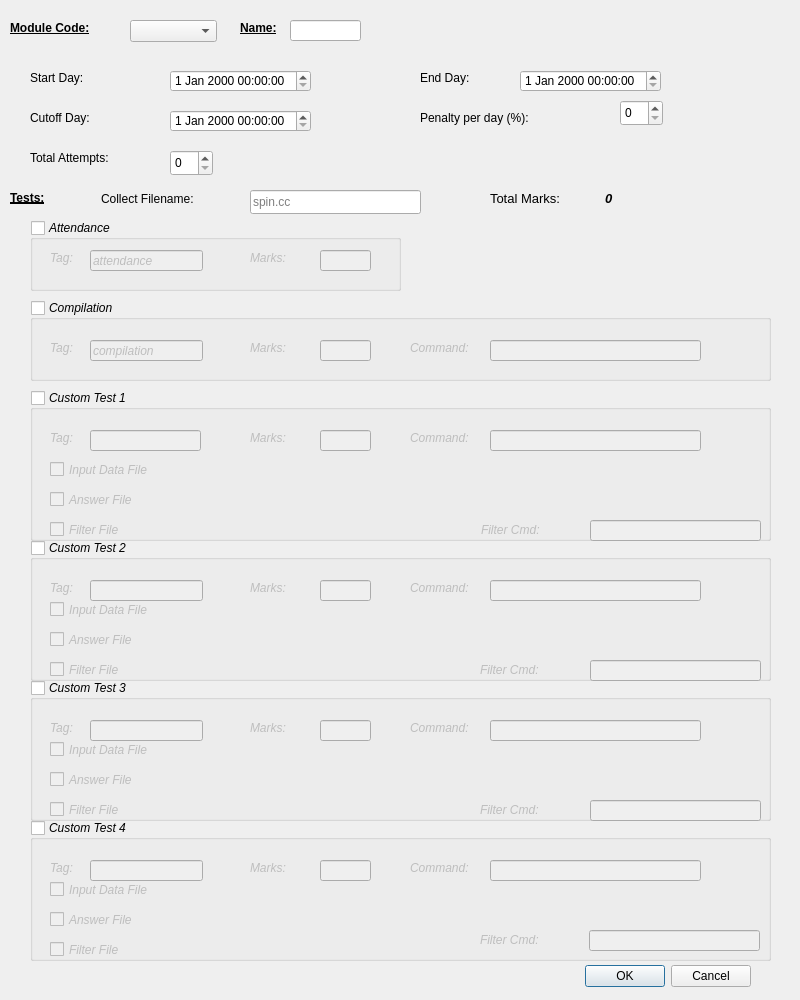
<?xml version="1.0" encoding="UTF-8"?>
<ui version="4.0">
 <class>Dialog</class>
 <widget class="QDialog" name="Dialog">
  <property name="geometry">
   <rect>
    <x>0</x>
    <y>0</y>
    <width>800</width>
    <height>1000</height>
   </rect>
  </property>
  <property name="minimumSize">
   <size>
    <width>800</width>
    <height>1000</height>
   </size>
  </property>
  <property name="maximumSize">
   <size>
    <width>800</width>
    <height>1000</height>
   </size>
  </property>
  <property name="windowTitle">
   <string>Create a One-Off Assignment</string>
  </property>
  <widget class="QDialogButtonBox" name="buttonBox">
   <property name="geometry">
    <rect>
     <x>410</x>
     <y>960</y>
     <width>341</width>
     <height>32</height>
    </rect>
   </property>
   <property name="orientation">
    <enum>Qt::Horizontal</enum>
   </property>
   <property name="standardButtons">
    <set>QDialogButtonBox::Cancel|QDialogButtonBox::Ok</set>
   </property>
  </widget>
  <widget class="QLabel" name="label">
   <property name="geometry">
    <rect>
     <x>10</x>
     <y>20</y>
     <width>111</width>
     <height>16</height>
    </rect>
   </property>
   <property name="font">
    <font>
     <weight>75</weight>
     <bold>true</bold>
     <underline>true</underline>
     <kerning>true</kerning>
    </font>
   </property>
   <property name="text">
    <string>Module Code:</string>
   </property>
  </widget>
  <widget class="QComboBox" name="comboBox_moduleCode">
   <property name="geometry">
    <rect>
     <x>130</x>
     <y>20</y>
     <width>87</width>
     <height>22</height>
    </rect>
   </property>
  </widget>
  <widget class="QDateTimeEdit" name="dateTimeEdit_startDay">
   <property name="geometry">
    <rect>
     <x>170</x>
     <y>70</y>
     <width>141</width>
     <height>22</height>
    </rect>
   </property>
  </widget>
  <widget class="QLabel" name="label_2">
   <property name="geometry">
    <rect>
     <x>30</x>
     <y>70</y>
     <width>121</width>
     <height>16</height>
    </rect>
   </property>
   <property name="text">
    <string>Start Day:</string>
   </property>
  </widget>
  <widget class="QLabel" name="label_3">
   <property name="geometry">
    <rect>
     <x>420</x>
     <y>70</y>
     <width>72</width>
     <height>15</height>
    </rect>
   </property>
   <property name="text">
    <string>End Day:</string>
   </property>
  </widget>
  <widget class="QLabel" name="label_4">
   <property name="geometry">
    <rect>
     <x>30</x>
     <y>110</y>
     <width>101</width>
     <height>16</height>
    </rect>
   </property>
   <property name="text">
    <string>Cutoff Day:</string>
   </property>
  </widget>
  <widget class="QLabel" name="label_5">
   <property name="geometry">
    <rect>
     <x>420</x>
     <y>110</y>
     <width>141</width>
     <height>16</height>
    </rect>
   </property>
   <property name="text">
    <string>Penalty per day (%):</string>
   </property>
  </widget>
  <widget class="QDateTimeEdit" name="dateTimeEdit_endDay">
   <property name="geometry">
    <rect>
     <x>520</x>
     <y>70</y>
     <width>141</width>
     <height>22</height>
    </rect>
   </property>
  </widget>
  <widget class="QDateTimeEdit" name="dateTimeEdit_cutoffDay">
   <property name="geometry">
    <rect>
     <x>170</x>
     <y>110</y>
     <width>141</width>
     <height>22</height>
    </rect>
   </property>
  </widget>
  <widget class="QLabel" name="label_6">
   <property name="geometry">
    <rect>
     <x>240</x>
     <y>20</y>
     <width>41</width>
     <height>16</height>
    </rect>
   </property>
   <property name="font">
    <font>
     <weight>75</weight>
     <bold>true</bold>
     <underline>true</underline>
    </font>
   </property>
   <property name="text">
    <string>Name:</string>
   </property>
  </widget>
  <widget class="QLabel" name="label_7">
   <property name="geometry">
    <rect>
     <x>30</x>
     <y>150</y>
     <width>121</width>
     <height>16</height>
    </rect>
   </property>
   <property name="text">
    <string>Total Attempts:</string>
   </property>
  </widget>
  <widget class="QLabel" name="label_8">
   <property name="geometry">
    <rect>
     <x>10</x>
     <y>190</y>
     <width>72</width>
     <height>15</height>
    </rect>
   </property>
   <property name="font">
    <font>
     <weight>75</weight>
     <bold>true</bold>
     <underline>true</underline>
    </font>
   </property>
   <property name="text">
    <string>Tests:</string>
   </property>
  </widget>
  <widget class="QLabel" name="label_11">
   <property name="geometry">
    <rect>
     <x>490</x>
     <y>190</y>
     <width>108</width>
     <height>17</height>
    </rect>
   </property>
   <property name="font">
    <font>
     <pointsize>10</pointsize>
    </font>
   </property>
   <property name="text">
    <string>Total Marks:</string>
   </property>
  </widget>
  <widget class="QLabel" name="label_totalMarks">
   <property name="geometry">
    <rect>
     <x>605</x>
     <y>190</y>
     <width>121</width>
     <height>17</height>
    </rect>
   </property>
   <property name="font">
    <font>
     <pointsize>10</pointsize>
     <weight>75</weight>
     <italic>true</italic>
     <bold>true</bold>
    </font>
   </property>
   <property name="text">
    <string>0</string>
   </property>
  </widget>
  <widget class="QGroupBox" name="groupBox_attendance">
   <property name="geometry">
    <rect>
     <x>30</x>
     <y>220</y>
     <width>371</width>
     <height>71</height>
    </rect>
   </property>
   <property name="font">
    <font>
     <italic>true</italic>
    </font>
   </property>
   <property name="title">
    <string>Attendance</string>
   </property>
   <property name="checkable">
    <bool>true</bool>
   </property>
   <property name="checked">
    <bool>false</bool>
   </property>
   <widget class="QLabel" name="label_12">
    <property name="geometry">
     <rect>
      <x>20</x>
      <y>30</y>
      <width>41</width>
      <height>16</height>
     </rect>
    </property>
    <property name="text">
     <string>Tag:</string>
    </property>
   </widget>
   <widget class="QLineEdit" name="lineEdit_attendance_tag">
    <property name="geometry">
     <rect>
      <x>60</x>
      <y>30</y>
      <width>113</width>
      <height>21</height>
     </rect>
    </property>
    <property name="text">
     <string>attendance</string>
    </property>
   </widget>
   <widget class="QLabel" name="label_10">
    <property name="geometry">
     <rect>
      <x>220</x>
      <y>30</y>
      <width>72</width>
      <height>15</height>
     </rect>
    </property>
    <property name="text">
     <string>Marks:</string>
    </property>
   </widget>
   <widget class="QLineEdit" name="lineEdit_attendance_marks">
    <property name="geometry">
     <rect>
      <x>290</x>
      <y>30</y>
      <width>51</width>
      <height>21</height>
     </rect>
    </property>
   </widget>
  </widget>
  <widget class="QGroupBox" name="groupBox_compilation">
   <property name="geometry">
    <rect>
     <x>30</x>
     <y>300</y>
     <width>741</width>
     <height>81</height>
    </rect>
   </property>
   <property name="font">
    <font>
     <italic>true</italic>
    </font>
   </property>
   <property name="title">
    <string>Compilation</string>
   </property>
   <property name="checkable">
    <bool>true</bool>
   </property>
   <property name="checked">
    <bool>false</bool>
   </property>
   <widget class="QLabel" name="label_13">
    <property name="geometry">
     <rect>
      <x>20</x>
      <y>40</y>
      <width>41</width>
      <height>16</height>
     </rect>
    </property>
    <property name="text">
     <string>Tag:</string>
    </property>
   </widget>
   <widget class="QLineEdit" name="lineEdit_compilation_tag">
    <property name="geometry">
     <rect>
      <x>60</x>
      <y>40</y>
      <width>113</width>
      <height>21</height>
     </rect>
    </property>
    <property name="text">
     <string>compilation</string>
    </property>
   </widget>
   <widget class="QLabel" name="label_14">
    <property name="geometry">
     <rect>
      <x>220</x>
      <y>40</y>
      <width>72</width>
      <height>15</height>
     </rect>
    </property>
    <property name="text">
     <string>Marks:</string>
    </property>
   </widget>
   <widget class="QLineEdit" name="lineEdit_compilation_marks">
    <property name="geometry">
     <rect>
      <x>290</x>
      <y>40</y>
      <width>51</width>
      <height>21</height>
     </rect>
    </property>
   </widget>
   <widget class="QLabel" name="label_15">
    <property name="geometry">
     <rect>
      <x>380</x>
      <y>40</y>
      <width>72</width>
      <height>15</height>
     </rect>
    </property>
    <property name="text">
     <string>Command:</string>
    </property>
   </widget>
   <widget class="QLineEdit" name="lineEdit_compilation_command">
    <property name="geometry">
     <rect>
      <x>460</x>
      <y>40</y>
      <width>211</width>
      <height>21</height>
     </rect>
    </property>
   </widget>
  </widget>
  <widget class="QLabel" name="label_9">
   <property name="geometry">
    <rect>
     <x>101</x>
     <y>191</y>
     <width>136</width>
     <height>16</height>
    </rect>
   </property>
   <property name="text">
    <string>Collect Filename:</string>
   </property>
  </widget>
  <widget class="QLineEdit" name="lineEdit_collectFilename">
   <property name="geometry">
    <rect>
     <x>250</x>
     <y>190</y>
     <width>171</width>
     <height>24</height>
    </rect>
   </property>
   <property name="placeholderText">
    <string>spin.cc</string>
   </property>
  </widget>
  <widget class="QGroupBox" name="groupBox_customTest1">
   <property name="geometry">
    <rect>
     <x>30</x>
     <y>390</y>
     <width>741</width>
     <height>151</height>
    </rect>
   </property>
   <property name="font">
    <font>
     <italic>true</italic>
    </font>
   </property>
   <property name="title">
    <string>Custom Test 1</string>
   </property>
   <property name="checkable">
    <bool>true</bool>
   </property>
   <property name="checked">
    <bool>false</bool>
   </property>
   <widget class="QLabel" name="label_16">
    <property name="geometry">
     <rect>
      <x>20</x>
      <y>40</y>
      <width>41</width>
      <height>16</height>
     </rect>
    </property>
    <property name="text">
     <string>Tag:</string>
    </property>
   </widget>
   <widget class="QLineEdit" name="lineEdit_test1_tag">
    <property name="geometry">
     <rect>
      <x>60</x>
      <y>40</y>
      <width>111</width>
      <height>21</height>
     </rect>
    </property>
    <property name="text">
     <string/>
    </property>
   </widget>
   <widget class="QLabel" name="label_17">
    <property name="geometry">
     <rect>
      <x>220</x>
      <y>40</y>
      <width>72</width>
      <height>15</height>
     </rect>
    </property>
    <property name="text">
     <string>Marks:</string>
    </property>
   </widget>
   <widget class="QLineEdit" name="lineEdit_test1_marks">
    <property name="geometry">
     <rect>
      <x>290</x>
      <y>40</y>
      <width>51</width>
      <height>21</height>
     </rect>
    </property>
   </widget>
   <widget class="QLabel" name="label_18">
    <property name="geometry">
     <rect>
      <x>380</x>
      <y>40</y>
      <width>72</width>
      <height>15</height>
     </rect>
    </property>
    <property name="text">
     <string>Command:</string>
    </property>
   </widget>
   <widget class="QLineEdit" name="lineEdit_test1_command">
    <property name="geometry">
     <rect>
      <x>460</x>
      <y>40</y>
      <width>211</width>
      <height>21</height>
     </rect>
    </property>
   </widget>
   <widget class="QCheckBox" name="checkBox_test1_inputDataFile">
    <property name="geometry">
     <rect>
      <x>20</x>
      <y>70</y>
      <width>161</width>
      <height>19</height>
     </rect>
    </property>
    <property name="text">
     <string>Input Data File</string>
    </property>
   </widget>
   <widget class="QLabel" name="label_test1_inputDataFile">
    <property name="geometry">
     <rect>
      <x>180</x>
      <y>70</y>
      <width>511</width>
      <height>16</height>
     </rect>
    </property>
    <property name="text">
     <string/>
    </property>
   </widget>
   <widget class="QCheckBox" name="checkBox_test1_answerFile">
    <property name="geometry">
     <rect>
      <x>20</x>
      <y>100</y>
      <width>131</width>
      <height>19</height>
     </rect>
    </property>
    <property name="text">
     <string>Answer File</string>
    </property>
   </widget>
   <widget class="QCheckBox" name="checkBox_test1_filterFile">
    <property name="geometry">
     <rect>
      <x>20</x>
      <y>130</y>
      <width>121</width>
      <height>19</height>
     </rect>
    </property>
    <property name="text">
     <string>Filter File</string>
    </property>
   </widget>
   <widget class="QLabel" name="label_test1_answerFile">
    <property name="geometry">
     <rect>
      <x>170</x>
      <y>100</y>
      <width>521</width>
      <height>16</height>
     </rect>
    </property>
    <property name="text">
     <string/>
    </property>
   </widget>
   <widget class="QLabel" name="label_test1_filterFile">
    <property name="geometry">
     <rect>
      <x>140</x>
      <y>130</y>
      <width>331</width>
      <height>16</height>
     </rect>
    </property>
    <property name="text">
     <string/>
    </property>
   </widget>
   <widget class="QLabel" name="label_28">
    <property name="geometry">
     <rect>
      <x>451</x>
      <y>130</y>
      <width>101</width>
      <height>20</height>
     </rect>
    </property>
    <property name="text">
     <string>Filter Cmd:</string>
    </property>
   </widget>
   <widget class="QLineEdit" name="lineEdit_test1_filterCommand">
    <property name="geometry">
     <rect>
      <x>560</x>
      <y>130</y>
      <width>171</width>
      <height>21</height>
     </rect>
    </property>
   </widget>
  </widget>
  <widget class="QGroupBox" name="groupBox_customTest2">
   <property name="geometry">
    <rect>
     <x>30</x>
     <y>540</y>
     <width>741</width>
     <height>141</height>
    </rect>
   </property>
   <property name="font">
    <font>
     <italic>true</italic>
    </font>
   </property>
   <property name="title">
    <string>Custom Test 2</string>
   </property>
   <property name="checkable">
    <bool>true</bool>
   </property>
   <property name="checked">
    <bool>false</bool>
   </property>
   <widget class="QLabel" name="label_19">
    <property name="geometry">
     <rect>
      <x>20</x>
      <y>40</y>
      <width>41</width>
      <height>16</height>
     </rect>
    </property>
    <property name="text">
     <string>Tag:</string>
    </property>
   </widget>
   <widget class="QLineEdit" name="lineEdit_test2_tag">
    <property name="geometry">
     <rect>
      <x>60</x>
      <y>40</y>
      <width>113</width>
      <height>21</height>
     </rect>
    </property>
    <property name="text">
     <string/>
    </property>
   </widget>
   <widget class="QLabel" name="label_20">
    <property name="geometry">
     <rect>
      <x>220</x>
      <y>40</y>
      <width>72</width>
      <height>15</height>
     </rect>
    </property>
    <property name="text">
     <string>Marks:</string>
    </property>
   </widget>
   <widget class="QLineEdit" name="lineEdit_test2_marks">
    <property name="geometry">
     <rect>
      <x>290</x>
      <y>40</y>
      <width>51</width>
      <height>21</height>
     </rect>
    </property>
   </widget>
   <widget class="QLabel" name="label_21">
    <property name="geometry">
     <rect>
      <x>380</x>
      <y>40</y>
      <width>72</width>
      <height>15</height>
     </rect>
    </property>
    <property name="text">
     <string>Command:</string>
    </property>
   </widget>
   <widget class="QLineEdit" name="lineEdit_test2_command">
    <property name="geometry">
     <rect>
      <x>460</x>
      <y>40</y>
      <width>211</width>
      <height>21</height>
     </rect>
    </property>
   </widget>
   <widget class="QCheckBox" name="checkBox_test2_inputDataFile">
    <property name="geometry">
     <rect>
      <x>20</x>
      <y>60</y>
      <width>151</width>
      <height>19</height>
     </rect>
    </property>
    <property name="text">
     <string>Input Data File</string>
    </property>
   </widget>
   <widget class="QLabel" name="label_test2_inputDataFile">
    <property name="geometry">
     <rect>
      <x>180</x>
      <y>60</y>
      <width>511</width>
      <height>16</height>
     </rect>
    </property>
    <property name="text">
     <string/>
    </property>
   </widget>
   <widget class="QLabel" name="label_test2_answerFile">
    <property name="geometry">
     <rect>
      <x>170</x>
      <y>90</y>
      <width>521</width>
      <height>16</height>
     </rect>
    </property>
    <property name="text">
     <string/>
    </property>
   </widget>
   <widget class="QCheckBox" name="checkBox_test2_filterFile">
    <property name="geometry">
     <rect>
      <x>20</x>
      <y>120</y>
      <width>121</width>
      <height>19</height>
     </rect>
    </property>
    <property name="text">
     <string>Filter File</string>
    </property>
   </widget>
   <widget class="QCheckBox" name="checkBox_test2_answerFile">
    <property name="geometry">
     <rect>
      <x>20</x>
      <y>90</y>
      <width>131</width>
      <height>19</height>
     </rect>
    </property>
    <property name="text">
     <string>Answer File</string>
    </property>
   </widget>
   <widget class="QLabel" name="label_test2_filterFile">
    <property name="geometry">
     <rect>
      <x>170</x>
      <y>120</y>
      <width>281</width>
      <height>16</height>
     </rect>
    </property>
    <property name="text">
     <string/>
    </property>
   </widget>
   <widget class="QLineEdit" name="lineEdit_test2_filterCommand">
    <property name="geometry">
     <rect>
      <x>560</x>
      <y>120</y>
      <width>171</width>
      <height>21</height>
     </rect>
    </property>
   </widget>
   <widget class="QLabel" name="label_29">
    <property name="geometry">
     <rect>
      <x>450</x>
      <y>120</y>
      <width>101</width>
      <height>20</height>
     </rect>
    </property>
    <property name="text">
     <string>Filter Cmd:</string>
    </property>
   </widget>
  </widget>
  <widget class="QGroupBox" name="groupBox_customTest3">
   <property name="geometry">
    <rect>
     <x>30</x>
     <y>680</y>
     <width>741</width>
     <height>141</height>
    </rect>
   </property>
   <property name="font">
    <font>
     <italic>true</italic>
    </font>
   </property>
   <property name="title">
    <string>Custom Test 3</string>
   </property>
   <property name="checkable">
    <bool>true</bool>
   </property>
   <property name="checked">
    <bool>false</bool>
   </property>
   <widget class="QLabel" name="label_22">
    <property name="geometry">
     <rect>
      <x>20</x>
      <y>40</y>
      <width>41</width>
      <height>16</height>
     </rect>
    </property>
    <property name="text">
     <string>Tag:</string>
    </property>
   </widget>
   <widget class="QLineEdit" name="lineEdit_test3_tag">
    <property name="geometry">
     <rect>
      <x>60</x>
      <y>40</y>
      <width>113</width>
      <height>21</height>
     </rect>
    </property>
    <property name="text">
     <string/>
    </property>
   </widget>
   <widget class="QLabel" name="label_23">
    <property name="geometry">
     <rect>
      <x>220</x>
      <y>40</y>
      <width>72</width>
      <height>15</height>
     </rect>
    </property>
    <property name="text">
     <string>Marks:</string>
    </property>
   </widget>
   <widget class="QLineEdit" name="lineEdit_test3_marks">
    <property name="geometry">
     <rect>
      <x>290</x>
      <y>40</y>
      <width>51</width>
      <height>21</height>
     </rect>
    </property>
   </widget>
   <widget class="QLabel" name="label_24">
    <property name="geometry">
     <rect>
      <x>380</x>
      <y>40</y>
      <width>72</width>
      <height>15</height>
     </rect>
    </property>
    <property name="text">
     <string>Command:</string>
    </property>
   </widget>
   <widget class="QLineEdit" name="lineEdit_test3_command">
    <property name="geometry">
     <rect>
      <x>460</x>
      <y>40</y>
      <width>211</width>
      <height>21</height>
     </rect>
    </property>
   </widget>
   <widget class="QCheckBox" name="checkBox_test3_inputDataFile">
    <property name="geometry">
     <rect>
      <x>20</x>
      <y>60</y>
      <width>151</width>
      <height>19</height>
     </rect>
    </property>
    <property name="text">
     <string>Input Data File</string>
    </property>
   </widget>
   <widget class="QLabel" name="label_test3_inputDataFile">
    <property name="geometry">
     <rect>
      <x>190</x>
      <y>60</y>
      <width>511</width>
      <height>16</height>
     </rect>
    </property>
    <property name="text">
     <string/>
    </property>
   </widget>
   <widget class="QLabel" name="label_test3_answerFile">
    <property name="geometry">
     <rect>
      <x>170</x>
      <y>90</y>
      <width>521</width>
      <height>16</height>
     </rect>
    </property>
    <property name="text">
     <string/>
    </property>
   </widget>
   <widget class="QCheckBox" name="checkBox_test3_filterFile">
    <property name="geometry">
     <rect>
      <x>20</x>
      <y>120</y>
      <width>121</width>
      <height>19</height>
     </rect>
    </property>
    <property name="text">
     <string>Filter File</string>
    </property>
   </widget>
   <widget class="QCheckBox" name="checkBox_test3_answerFile">
    <property name="geometry">
     <rect>
      <x>20</x>
      <y>90</y>
      <width>131</width>
      <height>19</height>
     </rect>
    </property>
    <property name="text">
     <string>Answer File</string>
    </property>
   </widget>
   <widget class="QLabel" name="label_test3_filterFile">
    <property name="geometry">
     <rect>
      <x>170</x>
      <y>120</y>
      <width>271</width>
      <height>16</height>
     </rect>
    </property>
    <property name="text">
     <string/>
    </property>
   </widget>
   <widget class="QLineEdit" name="lineEdit_test3_filterCommand">
    <property name="geometry">
     <rect>
      <x>560</x>
      <y>120</y>
      <width>171</width>
      <height>21</height>
     </rect>
    </property>
   </widget>
   <widget class="QLabel" name="label_30">
    <property name="geometry">
     <rect>
      <x>450</x>
      <y>120</y>
      <width>101</width>
      <height>20</height>
     </rect>
    </property>
    <property name="text">
     <string>Filter Cmd:</string>
    </property>
   </widget>
  </widget>
  <widget class="QGroupBox" name="groupBox_customTest4">
   <property name="geometry">
    <rect>
     <x>30</x>
     <y>820</y>
     <width>741</width>
     <height>141</height>
    </rect>
   </property>
   <property name="font">
    <font>
     <italic>true</italic>
    </font>
   </property>
   <property name="title">
    <string>Custom Test 4</string>
   </property>
   <property name="checkable">
    <bool>true</bool>
   </property>
   <property name="checked">
    <bool>false</bool>
   </property>
   <widget class="QLabel" name="label_25">
    <property name="geometry">
     <rect>
      <x>20</x>
      <y>40</y>
      <width>41</width>
      <height>16</height>
     </rect>
    </property>
    <property name="text">
     <string>Tag:</string>
    </property>
   </widget>
   <widget class="QLineEdit" name="lineEdit_test4_tag">
    <property name="geometry">
     <rect>
      <x>60</x>
      <y>40</y>
      <width>113</width>
      <height>21</height>
     </rect>
    </property>
    <property name="text">
     <string/>
    </property>
   </widget>
   <widget class="QLabel" name="label_26">
    <property name="geometry">
     <rect>
      <x>220</x>
      <y>40</y>
      <width>72</width>
      <height>15</height>
     </rect>
    </property>
    <property name="text">
     <string>Marks:</string>
    </property>
   </widget>
   <widget class="QLineEdit" name="lineEdit_test4_marks">
    <property name="geometry">
     <rect>
      <x>290</x>
      <y>40</y>
      <width>51</width>
      <height>21</height>
     </rect>
    </property>
   </widget>
   <widget class="QLabel" name="label_27">
    <property name="geometry">
     <rect>
      <x>380</x>
      <y>40</y>
      <width>72</width>
      <height>15</height>
     </rect>
    </property>
    <property name="text">
     <string>Command:</string>
    </property>
   </widget>
   <widget class="QLineEdit" name="lineEdit_test4_command">
    <property name="geometry">
     <rect>
      <x>460</x>
      <y>40</y>
      <width>211</width>
      <height>21</height>
     </rect>
    </property>
   </widget>
   <widget class="QCheckBox" name="checkBox_test4_inputDataFile">
    <property name="geometry">
     <rect>
      <x>20</x>
      <y>60</y>
      <width>151</width>
      <height>19</height>
     </rect>
    </property>
    <property name="text">
     <string>Input Data File</string>
    </property>
   </widget>
   <widget class="QLabel" name="label_test4_inputDataFile">
    <property name="geometry">
     <rect>
      <x>180</x>
      <y>60</y>
      <width>521</width>
      <height>16</height>
     </rect>
    </property>
    <property name="text">
     <string/>
    </property>
   </widget>
   <widget class="QLabel" name="label_test4_filterFile">
    <property name="geometry">
     <rect>
      <x>170</x>
      <y>120</y>
      <width>271</width>
      <height>16</height>
     </rect>
    </property>
    <property name="text">
     <string/>
    </property>
   </widget>
   <widget class="QCheckBox" name="checkBox_test4_filterFile">
    <property name="geometry">
     <rect>
      <x>20</x>
      <y>120</y>
      <width>121</width>
      <height>19</height>
     </rect>
    </property>
    <property name="text">
     <string>Filter File</string>
    </property>
   </widget>
   <widget class="QCheckBox" name="checkBox_test4_answerFile">
    <property name="geometry">
     <rect>
      <x>20</x>
      <y>90</y>
      <width>131</width>
      <height>19</height>
     </rect>
    </property>
    <property name="text">
     <string>Answer File</string>
    </property>
   </widget>
   <widget class="QLabel" name="label_test4_answerFile">
    <property name="geometry">
     <rect>
      <x>170</x>
      <y>90</y>
      <width>521</width>
      <height>16</height>
     </rect>
    </property>
    <property name="text">
     <string/>
    </property>
   </widget>
   <widget class="QLineEdit" name="lineEdit_test4_filterCommand">
    <property name="geometry">
     <rect>
      <x>559</x>
      <y>110</y>
      <width>171</width>
      <height>21</height>
     </rect>
    </property>
   </widget>
   <widget class="QLabel" name="label_31">
    <property name="geometry">
     <rect>
      <x>450</x>
      <y>110</y>
      <width>101</width>
      <height>20</height>
     </rect>
    </property>
    <property name="text">
     <string>Filter Cmd:</string>
    </property>
   </widget>
  </widget>
  <widget class="QLineEdit" name="lineEdit_assName">
   <property name="geometry">
    <rect>
     <x>290</x>
     <y>20</y>
     <width>71</width>
     <height>21</height>
    </rect>
   </property>
  </widget>
  <widget class="QSpinBox" name="spinBox_totalAttempts">
   <property name="geometry">
    <rect>
     <x>170</x>
     <y>150</y>
     <width>43</width>
     <height>26</height>
    </rect>
   </property>
  </widget>
  <widget class="QSpinBox" name="spinBox_penaltyPerDay">
   <property name="geometry">
    <rect>
     <x>620</x>
     <y>100</y>
     <width>43</width>
     <height>26</height>
    </rect>
   </property>
  </widget>
 </widget>
 <resources/>
 <connections>
  <connection>
   <sender>buttonBox</sender>
   <signal>accepted()</signal>
   <receiver>Dialog</receiver>
   <slot>accept()</slot>
   <hints>
    <hint type="sourcelabel">
     <x>248</x>
     <y>254</y>
    </hint>
    <hint type="destinationlabel">
     <x>157</x>
     <y>274</y>
    </hint>
   </hints>
  </connection>
  <connection>
   <sender>buttonBox</sender>
   <signal>rejected()</signal>
   <receiver>Dialog</receiver>
   <slot>reject()</slot>
   <hints>
    <hint type="sourcelabel">
     <x>316</x>
     <y>260</y>
    </hint>
    <hint type="destinationlabel">
     <x>286</x>
     <y>274</y>
    </hint>
   </hints>
  </connection>
 </connections>
</ui>
